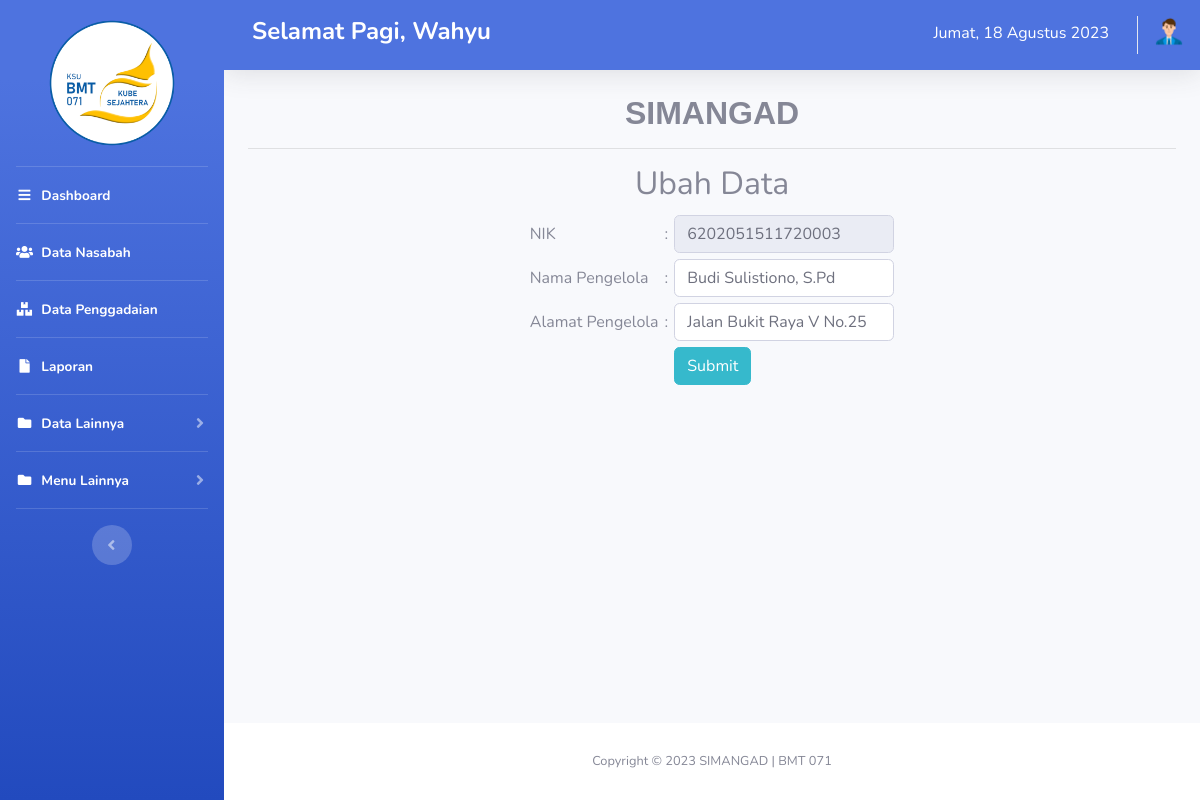
The page /index.php?updatepengelola=6202051511720003 (signed in) on the database its author committed.
### tables this page shows
CREATE TABLE `pengelola` (
  `nik_pengelola` varchar(16) NOT NULL,
  `nama` varchar(30) NOT NULL,
  `alamat` varchar(50) NOT NULL
);

### pengelola_form_update.php (the view, shortened to what this page needs)
<!DOCTYPE html>
<html>
<head>
  <link rel="stylesheet" type="text/css" href="../style/style.css?v=1" />
</head>
<body>
  <h2 align="center">Ubah Data</h2>
  <?php
  if (isset($_GET['updatepengelola'])) {
    $id = $_GET['updatepengelola'];
    $result = $dbConn->prepare("SELECT * FROM pengelola where nik_pengelola=:id");
    $result->execute(array(':id' => $id));
    $row = $result->fetch(PDO::FETCH_ASSOC);
  }
  ?>
  <form name="edit" action="proses_update.php?id=<?php echo $row['nik_pengelola']; ?>" method="post">
    <table cellpadding="3" cellspacing="0" align="center">
      <tr>
        <td>NIK</td>
        <td>:</td>
        <td><input type="text" readonly name="nik" value="<?php echo $row['nik_pengelola']; ?>" class="form-control"></td>
      </tr>
      <tr>
        <td>Nama Pengelola</td>
        <td>:</td>
        <td><input type="text" name="nama" value="<?php echo $row['nama']; ?>" class="form-control"></td>
      </tr>
      <tr>
        <td>Alamat Pengelola</td>
        <td>:</td>
        <td><input type="text" name="alamat" value="<?php echo $row['alamat']; ?>" class="form-control"></td>
      </tr>
      <tr>
        <td></td>
        <td></td>
        <td>
          <button type="submit" name="btn_pengelola_update" class="btn btn-info">Submit</button>
        </td>
      </tr>
    </table>
  </form>
  <br>
  <br>
</body>
</html>

### rows shown on the page
pengelola: nik "6202051511720003", nama "Budi Sulistiono, S.Pd", alamat "Jalan Bukit Raya V No.25"

### other values the page prints
$_SESSION['admin']['nama_admin'] "Wahyu"
